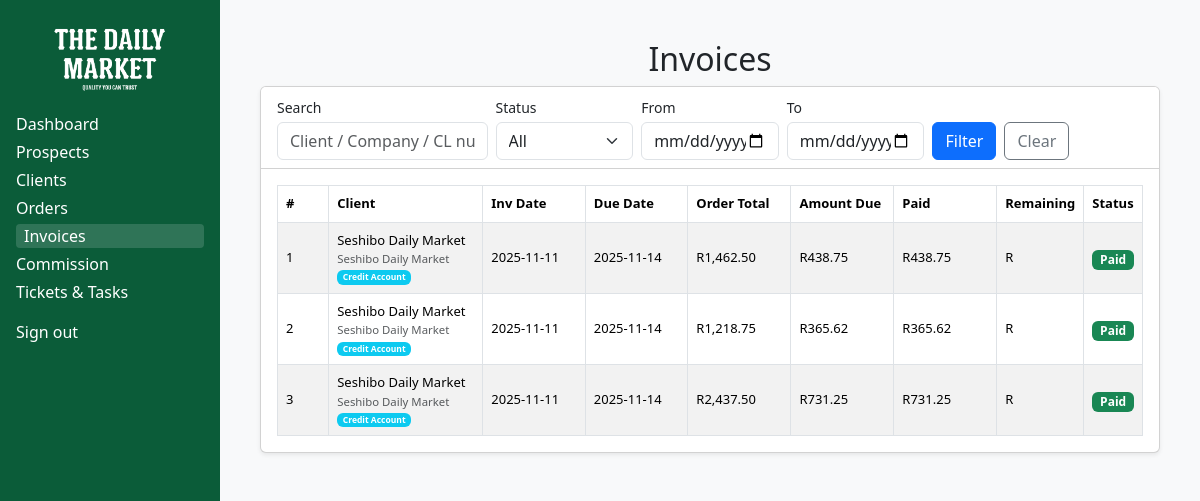
/portal/staff/sales/invoices/ (signed in), run on the app's committed database.
### invoices/models.py (models this page shows, shortened)
class Invoice(models.Model):
    order = models.OneToOneField(
        Order, on_delete=models.CASCADE, related_name="invoice"
    )
    client = models.ForeignKey(
        Client, on_delete=models.CASCADE, related_name="invoices"
    )
    STATUS_CHOICES = [
        ("unpaid", "Unpaid"),
        ("partial", "Partially Paid"),
        ("paid", "Paid"),
        ("overdue", "Overdue"),
    ]
    status = models.CharField(max_length=20, choices=STATUS_CHOICES, default="unpaid")
    invoice_date = models.DateField(default=localdate)
    due_date = models.DateField(null=True, blank=True)
    paid_date = models.DateField(
        null=True, blank=True, db_index=True,
        help_text="Date invoice reached fully-paid deposit status.",
    )
    order_total_inc   = models.DecimalField(max_digits=12, decimal_places=2, default=Decimal("0.00"))
    amount_due        = models.DecimalField(max_digits=12, decimal_places=2, default=Decimal("0.00"))  # deposit due
    deposit_required  = models.DecimalField(max_digits=12, decimal_places=2, default=Decimal("0.00"))
    deposit_paid      = models.DecimalField(max_digits=12, decimal_places=2, default=Decimal("0.00"))
    credit_used       = models.DecimalField(max_digits=12, decimal_places=2, default=Decimal("0.00"))  # planned 70%
    credit_usage_applied = models.DecimalField(
        max_digits=12, decimal_places=2, default=Decimal("0.00"),
        help_text="(Deprecated) Old delta tracker when pushing to ledger directly.",
    )
    created_at = models.DateTimeField(auto_now_add=True)
    updated_at = models.DateTimeField(auto_now=True)
    PAYMENT_TYPES = {"payment", "refund"}
    class Meta:
        ordering = ["-created_at"]
        indexes = [
            models.Index(fields=["status"]),
            models.Index(fields=["invoice_date"]),
            models.Index(fields=["client", "status"]),
        ]

### clients/models.py (models this page shows, shortened)
class Client(models.Model):
    account_manager = models.ForeignKey(
        settings.AUTH_USER_MODEL,
        on_delete=models.SET_NULL,
        null=True,
        blank=True,
        related_name="managed_clients",
        help_text="Internal staff member managing this client.",
    )
    PRICING_TYPE = [
        ("Retail", "Retail"),
        ("Wholesale", "Wholesale"),
    ]
    CLIENT_TYPES = [
        ("RESTAURANT", "Restaurant"),
        ("CATERER", "Caterer"),
        ("RETAIL", "Retail / Supermarket / Spaza"),
        ("VENDOR", "Vendor / Street Food"),
        ("SCHOOL", "School / Hostel / Institution"),
        ("STOKVEL", "Stokvel / Group"),
        ("EVENT", "Once-off Event / Private (Funeral, Wedding, etc.)"),
        ("OTHER", "Other (Specify in notes)"),
    ]
    CLIENT_SIZE_TIERS = [
        ("A", "Tier A (Large / High Volume)"),
        ("B", "Tier B (Medium Volume)"),
        ("C", "Tier C (Small / Low Volume)"),
    ]
    ACCOUNT_TYPES = [
        ("CASH", "Normal (Cash/EFT)"),
        ("CREDIT", "Credit Account"),
    ]
    CREDIT_STATUS = [
        ("INACTIVE", "Inactive"),
        ("PENDING", "Pending"),
        ("ACTIVE", "Active"),
    ]
    funder = models.ForeignKey(
        "credit.Funder",
        null=True,
        blank=True,
        on_delete=models.SET_NULL,
        related_name="clients",
        help_text="Optional: which funder backs this client's credit."
    )
    name = models.CharField(
        max_length=160,
        help_text="Primary display name (person or business)."
    )
    organization = models.CharField(
        max_length=200,
        blank=True,
        help_text="Company / Trading name (if applicable)."
    )
    client_type = models.CharField(
        max_length=20,
        choices=CLIENT_TYPES,
        default="RESTAURANT"
    )
    client_size_tier = models.CharField(
        max_length=1,
        choices=CLIENT_SIZE_TIERS,
        blank=True,
        help_text="Size tier for this client: A = large, B = medium, C = small."
    )
    client_number = models.CharField(
        max_length=10,
        unique=True,
        editable=False,
        db_index=True,
        help_text="Auto-generated client number (e.g., CL0001).",
    )
    contact_person = models.CharField(max_length=120, blank=True)
    email = models.EmailField(blank=True)
    phone = models.CharField(max_length=50, blank=True)
    whatsapp = models.CharField(max_length=50, blank=True)
    PROVINCES = [
        ("EC", "Eastern Cape"),
        ("FS", "Free State"),
        ("GP", "Gauteng"),
        ("KZN", "KwaZulu-Natal"),
        ("LP", "Limpopo"),
        ("MP", "Mpumalanga"),
        ("NC", "Northern Cape"),
        ("NW", "North West"),
        ("WC", "Western Cape"),
    ]
    address_line1 = models.CharField(max_length=200, blank=True)
    address_line2 = models.CharField(max_length=200, blank=True)
    suburb = models.CharField(max_length=120, blank=True)
    city = models.CharField(max_length=120, blank=True)
    province = models.CharField(max_length=10, choices=PROVINCES, blank=True)
    postal_code = models.CharField(max_length=20, blank=True)
    country = models.CharField(max_length=120, default="South Africa")
    delivery_address_line1 = models.CharField(max_length=255, blank=True)
    delivery_address_line2 = models.CharField(max_length=255, blank=True)
    delivery_suburb = models.CharField(max_length=120, blank=True)
    delivery_city = models.CharField(max_length=120, blank=True)
    delivery_province = models.CharField(max_length=120, blank=True)  # or reuse choices if you prefer
    delivery_postal_code = models.CharField(max_length=20, blank=True)
    delivery_country = models.CharField(max_length=120, blank=True, default="South Africa")
    delivery_lat = models.DecimalField(
        max_digits=9,
        decimal_places=6,
        null=True,
        blank=True,
        validators=[MinValueValidator(Decimal("-90")), MaxValueValidator(Decimal("90"))]
    )
    delivery_lng = models.DecimalField(
        max_digits=9,
        decimal_places=6,
        null=True,
        blank=True,
        validators=[MinValueValidator(Decimal("-180")), MaxValueValidator(Decimal("180"))]
    )
    vat_number = models.CharField(max_length=80, blank=True)
    company_reg_number = models.CharField(max_length=80, blank=True)
    categories = models.ManyToManyField(
        Category,
        blank=True,
        related_name="clients",
        help_text="What product categories this client typically buys.",
    )
    STATUS = [
        ("PENDING", "Pending"),
        ("ACTIVE", "Active"),
        ("INACTIVE", "Inactive"),
    ]
    status = models.CharField(max_length=10, choices=STATUS, default="PENDING")
    estimated_weekly_spend = models.DecimalField(
        max_digits=12,
        decimal_places=2,
        null=True,
        blank=True,
        validators=[MinValueValidator(Decimal("0.00"))],
        help_text="Estimated weekly spend in Rands (e.g., 2500.00).",
    )
    notes = models.TextField(blank=True)
    price_type = models.CharField(max_length=10, choices=PRICING_TYPE, blank=True)
    last_order_at = models.DateTimeField(null=True, blank=True)
    created_at = models.DateTimeField(auto_now_add=True)
    updated_at = models.DateTimeField(auto_now=True)
    account_type = models.CharField(max_length=10, choices=ACCOUNT_TYPES, default="CASH")
    credit_status = models.CharField(max_length=10, choices=CREDIT_STATUS, default="INACTIVE")
    class Meta:
        ordering = ["name"]
        indexes = [
            models.Index(fields=["name"]),
            models.Index(fields=["client_type"]),
            models.Index(fields=["status"]),
            models.Index(fields=["client_number"]),
            models.Index(fields=["client_type", "client_size_tier"]),  # for segment + size queries
        ]
        unique_together = [("name", "organization")]

### sales/views.py (the view)
# urls.py: path("", views.invoice_list, name="staff-invoices"),
@login_required
def invoices(request):
    qs = Invoice.objects.select_related("client", "order").all().order_by("-invoice_date", "-created_at")
    search = request.GET.get("q", "").strip()
    filter_status = request.GET.get("status", "").strip()
    date_from = request.GET.get("from", "").strip()
    date_to = request.GET.get("to", "").strip()
    if search:
        qs = qs.filter(
            Q(client__name__icontains=search) |
            Q(client__organization__icontains=search) |
            Q(order__cl_number__icontains=search)
        )
    if filter_status:
        qs = qs.filter(status=filter_status)
    if date_from:
        try:
            qs = qs.filter(invoice_date__gte=date_from)
        except Exception:
            pass
    if date_to:
        try:
            qs = qs.filter(invoice_date__lte=date_to)
        except Exception:
            pass
    per_page = 25
    page = request.GET.get("page", 1)
    paginator = Paginator(qs, per_page)
    try:
        invoices_page = paginator.page(page)
    except PageNotAnInteger:
        invoices_page = paginator.page(1)
    except EmptyPage:
        invoices_page = paginator.page(paginator.num_pages)
    status_choices = Invoice.STATUS_CHOICES  # tuples (val, label)
    context = {
        "invoices": invoices_page,        # page object (iterable in template)
        "search": search,
        "status_choices": status_choices,
        "filter_status": filter_status,
        "date_from": date_from,
        "date_to": date_to,
        "paginator": paginator,
        "page_obj": invoices_page,
    }
    return render(request, "invoices/invoices.html", context)

### sales/templates/invoices/invoices.html (shortened to what this page needs)
{% load static humanize %}
<!DOCTYPE html>
<html lang="en">
<head>
  <link href="https://cdn.jsdelivr.net/npm/bootstrap@5.3.3/dist/css/bootstrap.min.css" rel="stylesheet">
</head>
<body>
  <aside class="sidebar-desktop d-none d-lg-block sidebar-skin">
    <div class="text-center mb-3">
      <img src="{% static 'images/logo.png' %}" alt="Seshibo Daily Market" class="logo-img">
    </div>
    <a href="{% url 'sales:sales-dashboard' %}" class="nav-link {% if request.resolver_match.url_name == 'sales-dashboard' %}active{% endif %}">Dashboard</a>
    <a href="{% url 'sales:sales-prospects' %}" class="nav-link {% if request.resolver_match.url_name == 'sales-prospects' %}active{% endif %}">Prospects</a>
    <a href="{% url 'sales:sales-clients' %}" class="nav-link {% if request.resolver_match.url_name == 'sales-clients' %}active{% endif %}">Clients</a>
    <a href="{% url 'sales:sales-orders' %}" class="nav-link {% if request.resolver_match.url_name == 'sales-orders' %}active{% endif %}">Orders</a>
    <a href="{% url 'sales:sales-invoices' %}" class="nav-link {% if request.resolver_match.url_name == 'sales-invoices' %}active{% endif %}">Invoices</a>
    <a href="{% url 'sales:sales-commission' %}" class="nav-link {% if request.resolver_match.url_name == 'sales-commission' %}active{% endif %}">Commission</a>
    <a href="{% url 'sales:sales-tickets' %}" class="nav-link {% if request.resolver_match.url_name == 'sales-tickets' %}active{% endif %}">Tickets &amp; Tasks</a>
    <div class="mt-3">
      <form action="{% url 'logout' %}" method="post" class="m-0 p-0">
        <button type="submit" class="nav-link w-100 text-start btn btn-link p-0 text-white">Sign out</button>
      </form>
    </div>
  </aside>
  <main class="content">
    <main class="content">
      <h2 class="text-center">Invoices</h2>
    <div class="card shadow-sm scroll-card">
      <div class="card-header bg-white">
        <form method="get" class="row g-2 align-items-end">
          <div class="col-md-3">
            <label class="form-label mb-1 small">Search</label>
            <input type="text" name="q" class="form-control"
                   placeholder="Client / Company / CL number"
                   value="{{ search|default:'' }}">
          </div>
          <div class="col-md-2">
            <label class="form-label mb-1 small">Status</label>
            <select name="status" class="form-select">
              <option value="">All</option>
            </select>
          </div>
          <div class="col-md-2">
            <label class="form-label mb-1 small">From</label>
            <input type="date" name="from" class="form-control" value="{{ date_from|default:'' }}">
          </div>
          <div class="col-md-2">
            <label class="form-label mb-1 small">To</label>
            <input type="date" name="to" class="form-control" value="{{ date_to|default:'' }}">
          </div>
          <div class="col-md-3 d-flex gap-2">
            <button type="submit" class="btn btn-primary">Filter</button>
            <a href="{% url 'staff-invoices' %}" class="btn btn-outline-secondary">Clear</a>
          </div>
        </form>
      </div>
      <div class="card-body">
        <div class="table-responsive">
          <table class="table table-striped table-bordered align-middle mb-0">
            <thead>
              <tr>
                <th style="width:6%;  font-size:13px;">#</th>
                <th style="width:18%; font-size:13px;">Client</th>
                <th style="width:12%; font-size:13px;">Inv Date</th>
                <th style="width:12%; font-size:13px;">Due Date</th>
                <th style="width:12%; font-size:13px;">Order Total</th>
                <th style="width:12%; font-size:13px;">Amount Due</th>
                <th style="width:12%; font-size:13px;">Paid</th>
                <th style="width:10%; font-size:13px;">Remaining</th>
                <th style="width:6%;  font-size:13px;">Status</th>
              </tr>
            </thead>
            <tbody>
              {% for inv in invoices %}
                <tr style="cursor:pointer" onclick="window.location.href='{% url 'sales:view-invoice' inv.id %}'">
                  <td style="font-size:13px;">{{ forloop.counter }}</td>
                  <td style="font-size:13px;">
                    <div class="fw-medium">{{ inv.client.name }}</div>
                    {% if inv.client.organization %}
                      <div class="small text-muted">{{ inv.client.organization }}</div>
                    {% endif %}
                    <div class="small">
                      <span class="badge {% if inv.client.account_type == 'CREDIT' %}bg-info{% else %}bg-secondary{% endif %}">
                        {{ inv.client.get_account_type_display }}
                      </span>
                    </div>
                  </td>
                  <td style="font-size:13px;">{{ inv.invoice_date|date:"Y-m-d" }}</td>
                  <td style="font-size:13px;">{{ inv.due_date|date:"Y-m-d" }}</td>
                  <td style="font-size:13px;">R{{ inv.order_total_inc|floatformat:2|intcomma }}</td>
                  <td style="font-size:13px;">R{{ inv.amount_due|floatformat:2|intcomma }}</td>
                  <td style="font-size:13px;">R{{ inv.deposit_paid|floatformat:2|intcomma }}</td>
                  <td style="font-size:13px;">
                    {% if inv.balance < 0 %}
                      <span class="text-danger">-R{{ inv.balance|floatformat:2|intcomma|cut:"-" }}</span>
                    {% else %}
                      R{{ inv.balance|floatformat:2|intcomma }}
                    {% endif %}
                  </td>
                  <td>
                    <span class="badge
                      {% if inv.status == 'paid' %}bg-success
                      {% elif inv.status == 'partial' %}bg-primary
                      {% elif inv.status == 'overdue' %}bg-danger
                      {% else %}bg-warning text-dark
                      {% endif %}">
                      {{ inv.get_status_display }}
                    </span>
                  </td>
                </tr>
              {% empty %}
                <tr><td colspan="9" class="text-center text-muted">No invoices found.</td></tr>
              {% endfor %}
            </tbody>
          </table>
        </div>
      </div>
    </div>
  </main>
</body>
</html>

### sales/templates/invoices/invoices.html (style rules this page uses)
@media (min-width: 992px) { body { display: flex; min-height: 100vh; } }
@media (min-width: 992px) { .sidebar-desktop { width: 220px; min-height: 100vh; } }
@media (min-width: 992px) { .content { flex: 1; } }
.sidebar-skin { background-color: #0b5c39; color: #fff; padding: 1rem; }
.sidebar-skin .nav-link { color: #fff; margin: .25rem 0; display: block; }
.sidebar-skin .nav-link.active, .sidebar-skin .nav-link:hover { background: rgba(255,255,255,0.15); border-radius: 4px; padding-left: 8px; }
.logo-img { max-height: 80px; width: auto; }
.content { background: #f8f9fa; padding: 20px; }

### data on the page
Invoice: client.name "Seshibo Daily Market", client.organization "Seshibo Daily Market", client.account_type "Credit Account", invoice_date "2025-11-11", due_date "2025-11-14", order_total_inc "1,462.50", amount_due "438.75", deposit_paid "438.75", status "Paid"
Invoice: client.name "Seshibo Daily Market", client.organization "Seshibo Daily Market", client.account_type "Credit Account", invoice_date "2025-11-11", due_date "2025-11-14", order_total_inc "1,218.75", amount_due "365.62", deposit_paid "365.62", status "Paid"
Invoice: client.name "Seshibo Daily Market", client.organization "Seshibo Daily Market", client.account_type "Credit Account", invoice_date "2025-11-11", due_date "2025-11-14", order_total_inc "2,437.50", amount_due "731.25", deposit_paid "731.25", status "Paid"
